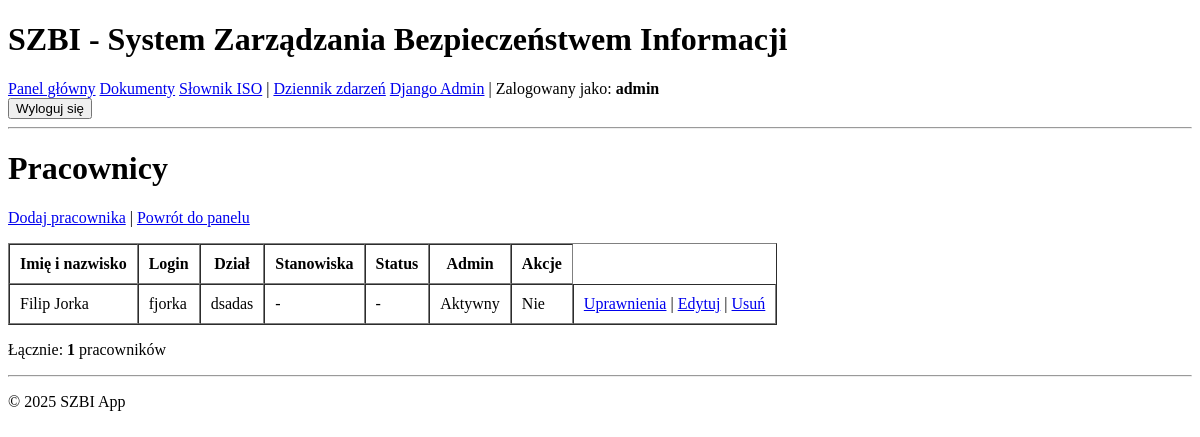
Page /pracownicy/ (signed in) on the earlier database version.
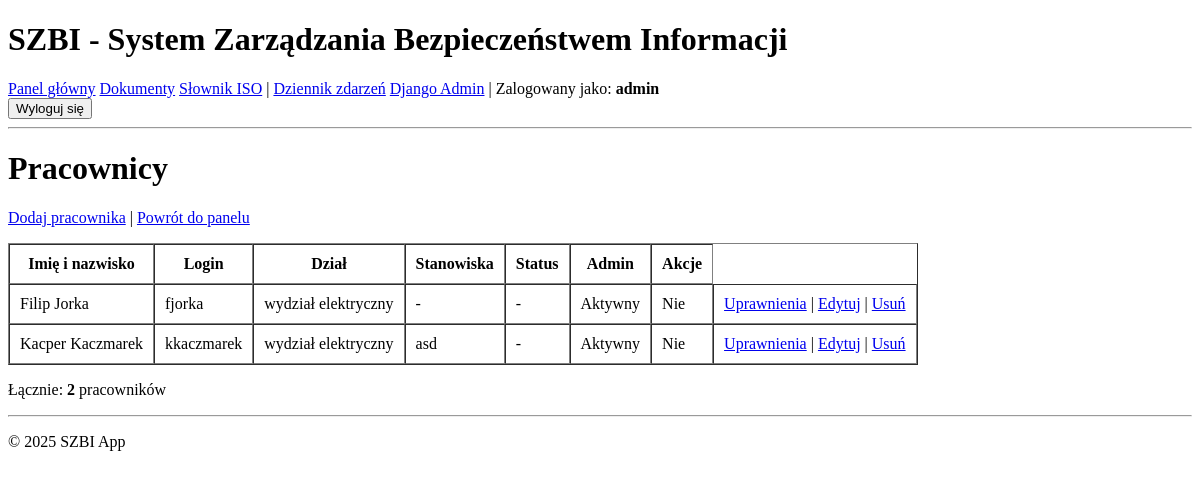
Same page on the later database version.
### core/models.py (models this page shows, shortened)
class Employee(models.Model):
    user = models.OneToOneField(
        User,
        on_delete=models.CASCADE,
        related_name='employee',
        verbose_name="Konto użytkownika"
    )
    organization = models.ForeignKey(
        Organization,
        on_delete=models.CASCADE,
        related_name='employees',
        verbose_name="Organizacja"
    )
    department = models.ForeignKey(
        Department,
        on_delete=models.SET_NULL,
        null=True,
        blank=True,
        related_name='employees',
        verbose_name="Dział"
    )
    positions = models.ManyToManyField(
        Position,
        blank=True,
        related_name='employees',
        verbose_name="Stanowiska"
    )
    first_name = models.CharField(max_length=100, verbose_name="Imię")
    last_name = models.CharField(max_length=100, verbose_name="Nazwisko")
    hire_date = models.DateField(verbose_name="Data zatrudnienia", null=True, blank=True)
    is_active = models.BooleanField(default=True, verbose_name="Aktywny")
    created_at = models.DateTimeField(auto_now_add=True, verbose_name="Data utworzenia")
    updated_at = models.DateTimeField(auto_now=True, verbose_name="Data modyfikacji")
    class Meta:
        verbose_name = "Pracownik"
        verbose_name_plural = "Pracownicy"
        ordering = ['last_name', 'first_name']
    def get_full_name(self):
        return f"{self.first_name} {self.last_name}"
    def get_positions_display(self):
        return ", ".join([p.name for p in self.positions.all()])

class Department(models.Model):
    organization = models.ForeignKey(
        Organization,
        on_delete=models.CASCADE,
        related_name='departments',
        verbose_name="Organizacja"
    )
    name = models.CharField(max_length=255, verbose_name="Nazwa działu")
    description = models.TextField(verbose_name="Opis", blank=True)
    parent = models.ForeignKey(
        'self',
        on_delete=models.CASCADE,
        null=True,
        blank=True,
        related_name='subdepartments',
        verbose_name="Dział nadrzędny"
    )
    created_at = models.DateTimeField(auto_now_add=True, verbose_name="Data utworzenia")
    updated_at = models.DateTimeField(auto_now=True, verbose_name="Data modyfikacji")
    class Meta:
        verbose_name = "Dział"
        verbose_name_plural = "Działy"
        ordering = ['organization', 'name']

class Position(models.Model):
    organization = models.ForeignKey(
        Organization,
        on_delete=models.CASCADE,
        related_name='positions',
        verbose_name="Organizacja"
    )
    name = models.CharField(max_length=255, verbose_name="Nazwa stanowiska")
    description = models.TextField(verbose_name="Opis", blank=True)
    department = models.ForeignKey(
        Department,
        on_delete=models.SET_NULL,
        null=True,
        blank=True,
        related_name='positions',
        verbose_name="Dział"
    )
    created_at = models.DateTimeField(auto_now_add=True, verbose_name="Data utworzenia")
    updated_at = models.DateTimeField(auto_now=True, verbose_name="Data modyfikacji")
    class Meta:
        verbose_name = "Stanowisko"
        verbose_name_plural = "Stanowiska"
        ordering = ['organization', 'name']

### core/views.py (the view)
# urls.py: path('pracownicy/', views.employee_list, name='employee_list'),
@login_required
@user_passes_test(is_admin)
def employee_list(request):
    organization = get_or_create_organization()
    employees = Employee.objects.filter(organization=organization).select_related('department', 'user').prefetch_related('positions')
    return render(request, 'core/employee_list.html', {
        'employees': employees,
        'organization': organization,
    })

### core/views.py (called while the page is built)
def is_admin(user):
    return user.is_staff or user.is_superuser

def get_or_create_organization():
    org, created = Organization.objects.get_or_create(
        pk=1,
        defaults={'name': 'Moja Organizacja', 'short_name': 'MO'}
    )
    return org

### templates/core/employee_list.html (shortened to what this page needs)
{% extends 'base.html' %}
{% block content %}
<h1>Pracownicy</h1>
<p>
    <a href="{% url 'core:employee_create' %}">Dodaj pracownika</a> |
    <a href="{% url 'core:dashboard' %}">Powrót do panelu</a>
</p>
{% if employees %}
<table border="1" cellpadding="10" cellspacing="0">
    <thead>
        <tr>
            <th>Imię i nazwisko</th>
            <th>Login</th>
            <th>Dział</th>
            <th>Stanowiska</th>
            <th>Status</th>
            <th>Admin</th>
            <th>Akcje</th>
        </tr>
    </thead>
    <tbody>
        {% for employee in employees %}
        <tr>
            <td>{{ employee.get_full_name }}</td>
            <td>{{ employee.user.username }}</td>
            <td>{{ employee.department.name|default:"-" }}</td>
            <td>{{ employee.get_positions_display|default:"-" }}</td>
            <td>{{ employee.position.name|default:"-" }}</td>
            <td>{% if employee.is_active %}Aktywny{% else %}Nieaktywny{% endif %}</td>
            <td>{% if employee.user.is_staff %}Tak{% else %}Nie{% endif %}</td>
            <td>
                <a href="{% url 'core:employee_permissions' employee.pk %}">Uprawnienia</a> |
                <a href="{% url 'core:employee_update' employee.pk %}">Edytuj</a> |
                <a href="{% url 'core:employee_delete' employee.pk %}">Usuń</a>
            </td>
        </tr>
        {% endfor %}
    </tbody>
</table>
<p>Łącznie: <strong>{{ employees|length }}</strong> pracowników</p>
{% else %}
<p>Brak pracowników. <a href="{% url 'core:employee_create' %}">Dodaj pierwszego pracownika</a>.</p>
{% endif %}
{% endblock %}

Differences in the rows shown:
changed Employee "Filip Jorka": department.name "dsadas" → "wydział elektryczny"
added Employee: get_full_name "Kacper Kaczmarek", user.username "kkaczmarek", department.name "wydział elektryczny", positions "asd", position.name "-", is_active "Aktywny", shows "Nie"
Other differences:
{{ employees|length }}: "1" → "2"
